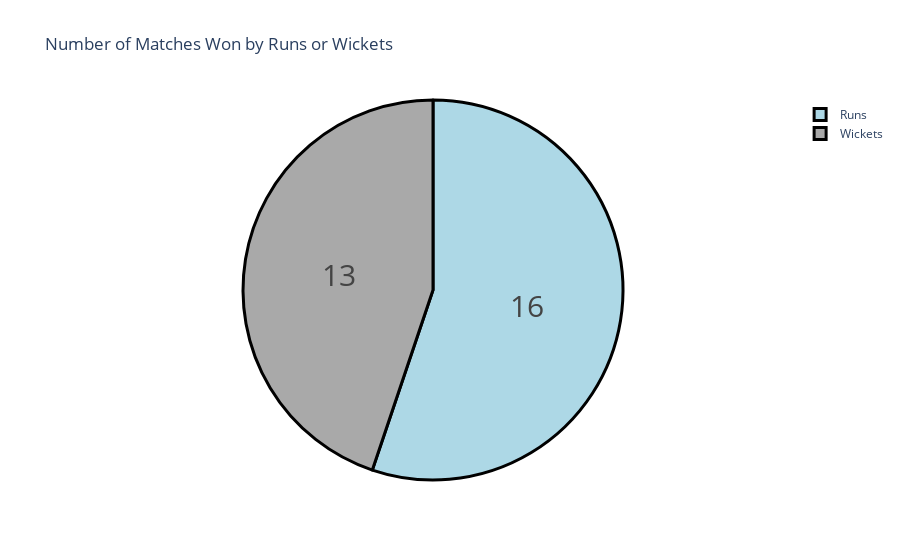

Here is the notebook cell this chart was saved with:
### Markdown cell above
# No of matches won by batting first and second in T20 World Cup

### Code cell
won = df["won by"].value_counts()
label = won.index
counts = won.values
colors = ['lightblue','darkgrey']
fig =  go.Figure(data=[go.Pie(labels = label, values = counts)])
fig.update_layout(title_text = 'Number of Matches Won by Runs or Wickets')
fig.update_traces(hoverinfo='label+percent', textinfo = 'value', textfont_size = 30,
                 marker =dict(colors=colors,line=dict(color='black', width=3)))
fig.show()

### Figure 1 — Plotly figure (JSON) as saved in the notebook; plotly's stock layout.template omitted (floating-point values rounded to 4 significant figures)
{"data": [{"hoverinfo": "label+percent", "labels": ["Runs", "Wickets"], "marker": {"colors": ["lightblue", "darkgrey"], "line": {"color": "black", "width": 3}}, "textfont": {"size": 30}, "textinfo": "value", "type": "pie", "values": [16, 13]}], "layout": {"title": {"text": "Number of Matches Won by Runs or Wickets"}}}
